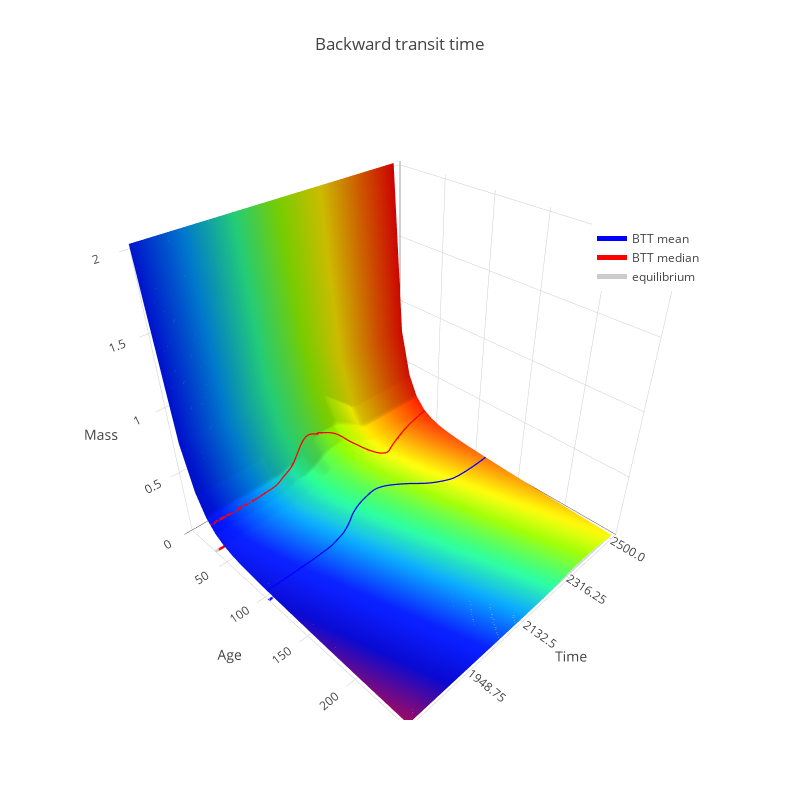

Notebook source saved alongside this figure:
### Code cell
btt_dens_fig['layout']['legend'] = dict(x=0.8, y=0.8)
iplot(btt_dens_fig)
